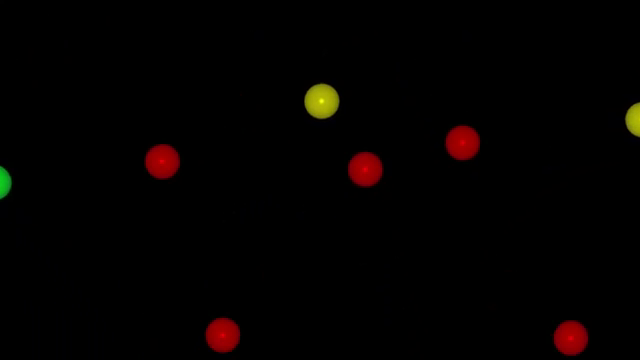
#> input picture frame 149 of HW7/balls.mp4, 640 x 360 px
$ jupyter execute --allow-errors HW7.ipynb   (shell and % lines are left out)
#> lines starting #> are read from the running program, lines starting #| are printed output that depends on the picture; after the words box and inside, x2 and y2 are one past the last pixel; in counts of white or black regions, pixels touching at a corner belong together
#> further down, frame is the input picture: shape (360, 640, 3); mean B, G, R 0.2, 1.1, 3.9
# HomeWork 7

**DeadLine : 12:00 PM 19 Aban 1399**

**Total points : 165 pts**

[cell 1]
import cv2
import numpy as np
import matplotlib.pyplot as plt
import os

[cell 2]
# [32 lines left out: function plotter, not called in this run]

# PART 5A

Here is for your helper functions(optional)

Implement these functions for converting color spaces.

[cell 3]
# [35 lines left out: functions convert_to_hsv, convert_to_ycbcr, not called in this run]

Test your implementation (dont change this cell)

[cell 4]
image_list = []

image = cv2.imread(os.path.join('images', '5.jpg'))
#> (the rest of this cell did not finish here and is left out)

# PART 5B

Here is for your helper functions(optional)

Implement this function to get differences between two images.

[cell 5]
from PIL import Image
# [22 lines left out: function get_dif, not called in this run]

Test your implementation (dont change this cell)

[cell 6]
image_list = []

image1 = cv2.imread(os.path.join('images', '5b1.jpg'))
#> (the rest of this cell did not finish here and is left out)

# PART 6

Here is for your helper functions(optional)

Implement this function to process the input frame.

[cell 7]
def process_frame(frame):
    '''
    Converts red circles in the input image to white circles.

    Parameters:
        frame (numpy.ndarray): The input frame.

    Returns:
        numpy.ndarray: The result output frame.
    '''

    result = frame.copy()

    #Write your code here
    hsv = cv2.cvtColor(frame, cv2.COLOR_BGR2HSV)
#> hsv: shape (360, 640, 3); mean H, S, V 5.1, 18.6, 4.1

    lower_red = np.array([0,120,70])
    upper_red = np.array([10,255,255])
    mask1 = cv2.inRange(hsv, lower_red, upper_red)
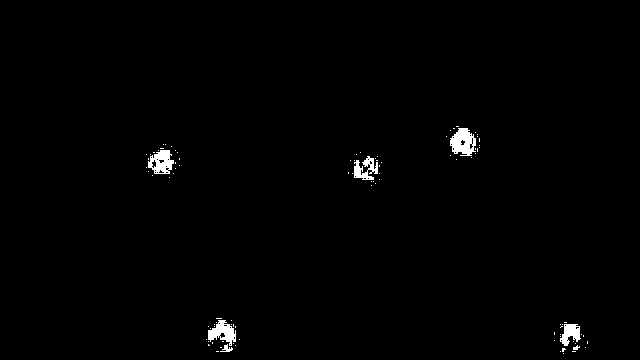
#> mask1: shape (360, 640); 0.92% white; 98 white regions (91 under 20 px), largest, box (x1, y1, x2, y2) and area: (450, 128, 476, 156) 500, (148, 150, 174, 174) 406, (208, 320, 236, 346) 402

    lower_red = np.array([170,120,70])
    upper_red = np.array([180,255,255])
    mask2 = cv2.inRange(hsv, lower_red, upper_red)
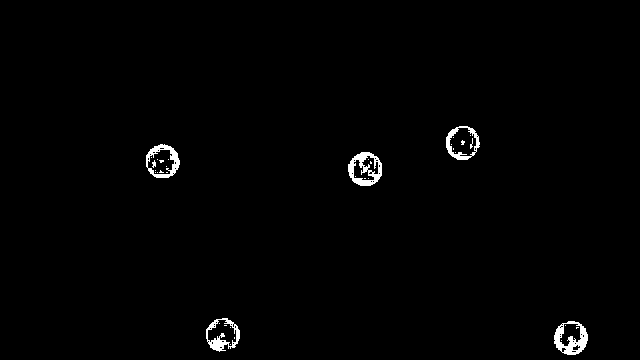
#> mask2: shape (360, 640); 1.1% white; 36 white regions (30 under 20 px), largest, box (x1, y1, x2, y2) and area: (348, 152, 382, 186) 577, (554, 321, 588, 355) 568, (146, 144, 180, 178) 436, (206, 318, 240, 352) 430, (446, 126, 480, 160) 368, (152, 160, 156, 168) 20

    mask = mask1 + mask2
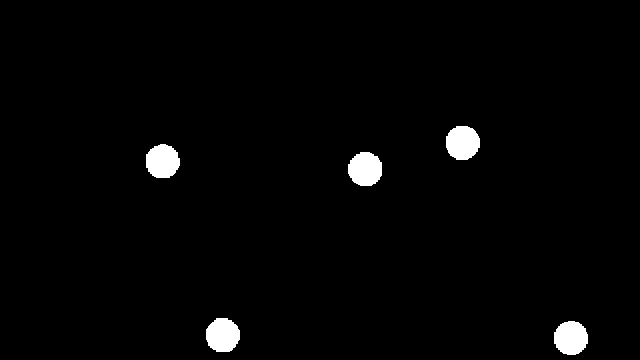
#> mask: shape (360, 640); 2% white; 5 white regions, box (x1, y1, x2, y2) and area: (446, 126, 480, 160) 930, (348, 152, 382, 186) 927, (206, 318, 240, 352) 924, (554, 321, 588, 355) 920, (146, 144, 180, 178) 917

    mask2 = cv2.bitwise_not(mask)
    result_without_red = cv2.bitwise_and(frame, frame, mask=mask2)

    frame[np.where(mask == mask)] = 255
#> frame: shape (360, 640, 3); every value is 255
    result_white = cv2.bitwise_and(frame, frame, mask=mask)

    result = result_without_red + result_white

    return result

Test your implementation (dont change this cell)

[cell 8]
cap = cv2.VideoCapture('balls.mp4')

frame_width = int(cap.get(3))
frame_height = int(cap.get(4))

size = (frame_width, frame_height)
fps = cap.get(cv2.CAP_PROP_FPS)
out = cv2.VideoWriter('balls_processed.mp4',
                         cv2.VideoWriter_fourcc(*'DIVX'),
                         fps, size)

while(cap.isOpened()):
    ret, frame = cap.read()
    if ret:
        out.write(process_frame(frame))
    else:
        break
out.release()
cap.release()

$ run again, starting later in the video
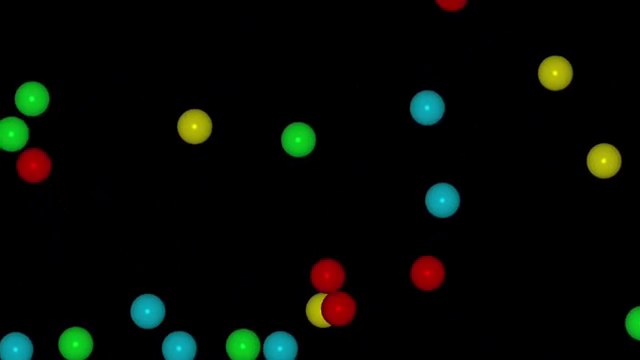
#> input picture frame 674 of HW7/balls.mp4, 640 x 360 px
#> frame is the input picture: shape (360, 640, 3); mean B, G, R 4.7, 9.6, 5.5
#> hsv: shape (360, 640, 3); mean H, S, V 12.2, 44, 12.4
#> in process_frame, `mask1 = cv2.inRange(hsv, lower_red, upper_red)`:
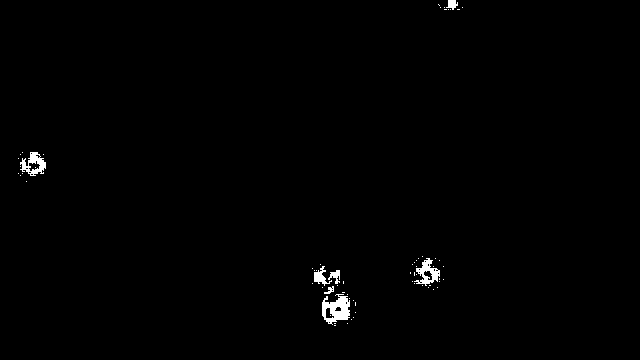
#> mask1: shape (360, 640); 0.69% white; 68 white regions (61 under 20 px), largest, box (x1, y1, x2, y2) and area: (322, 294, 350, 325) 528, (414, 258, 440, 286) 323, (20, 152, 46, 176) 317
#> in process_frame, `mask = mask1 + mask2`:
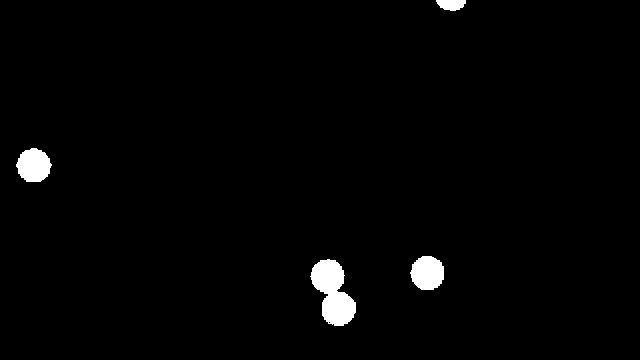
#> mask: shape (360, 640); 1.7% white; 4 white regions, box (x1, y1, x2, y2) and area: (310, 259, 356, 326) 1840, (410, 256, 444, 290) 915, (16, 148, 52, 182) 913, (436, 0, 466, 11) 255
#> frame: shape (360, 640, 3); every value is 255
